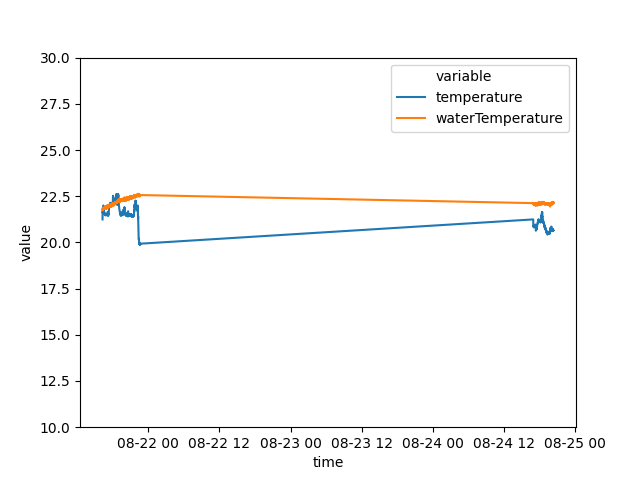

This figure's Python source:
#Load in the libraries
import pandas as pd
import numpy as np
import matplotlib.pyplot as plt
import seaborn as sns
import os
def createGraph():
    # Load in the data
    df = pd.read_csv('data.csv')
    print(df)
    try:
       os.remove("graph.png")
    except Exception as e:
       print(e)
       pass
    #check the head
    df.head()
    df['time'] = pd.to_datetime(df.time)
    print(df['waterTemperature'].mean())
    print(df['temperature'].mean())


    ax = sns.lineplot(x='time', y='value',hue="variable", data=pd.melt(df, ['time'], ["temperature", "waterTemperature"]))
    ax.set(ylim=(10, 30))
    handles, labels = ax.get_legend_handles_labels()
    ax.legend(handles[:3], labels[:3])
    plt.savefig("graph.png")
    print("Graph created")
    return round(df['waterTemperature'].mean(),1), round(df['temperature'].mean(),1)
